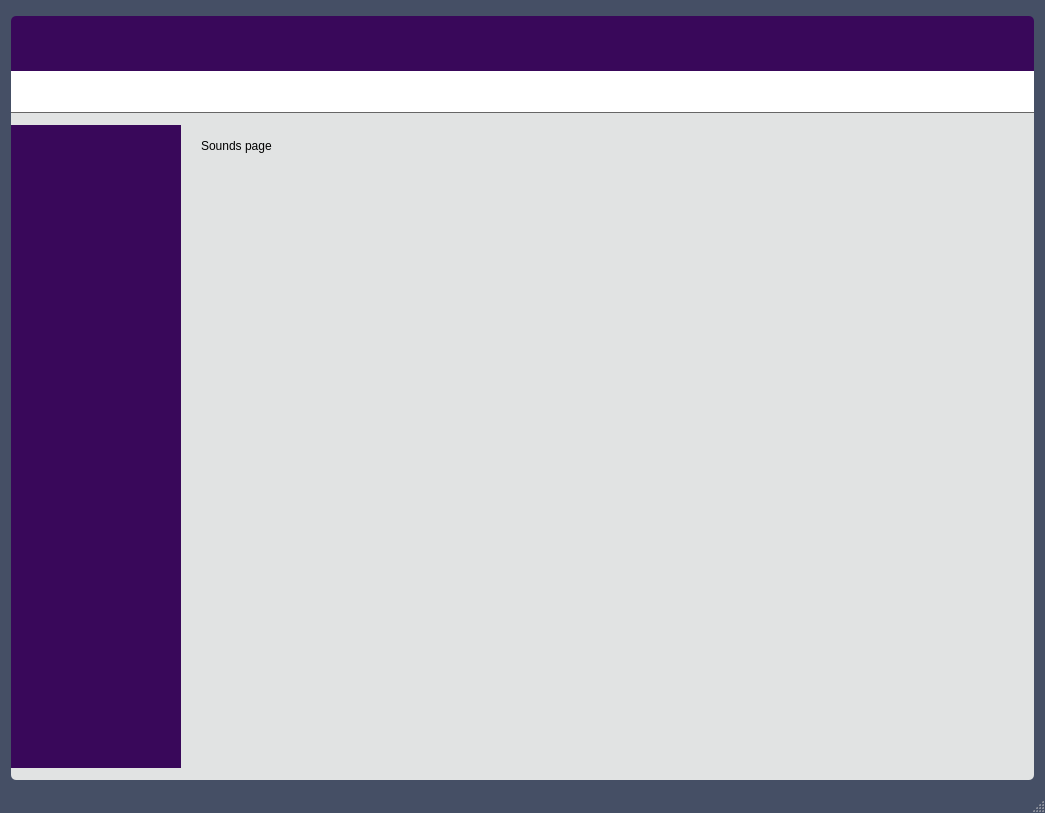
<?xml version="1.0" encoding="UTF-8"?>
<ui version="4.0">
 <class>MainWindow</class>
 <widget class="QMainWindow" name="MainWindow">
  <property name="geometry">
   <rect>
    <x>0</x>
    <y>0</y>
    <width>1045</width>
    <height>813</height>
   </rect>
  </property>
  <property name="sizePolicy">
   <sizepolicy hsizetype="Preferred" vsizetype="Expanding">
    <horstretch>0</horstretch>
    <verstretch>0</verstretch>
   </sizepolicy>
  </property>
  <property name="minimumSize">
   <size>
    <width>1045</width>
    <height>813</height>
   </size>
  </property>
  <property name="baseSize">
   <size>
    <width>1060</width>
    <height>840</height>
   </size>
  </property>
  <property name="windowTitle">
   <string>OP Config</string>
  </property>
  <property name="styleSheet">
   <string notr="true">/* ----------------------------------------------------------------------------------------------------------------------------*/
/* FORM BACKGROUND
/* ----------------------------------------------------------------------------------------------------------------------------*/
/* This is the main background color of the overall form */
QMainWindow#MainWindow, QWidget#centralWidget {
	background: #454F65;	/* Dark purple grey */
}

/* ----------------------------------------------------------------------------------------------------------------------------*/
/* STACKED WIDGET
/* ----------------------------------------------------------------------------------------------------------------------------*/
/* This is our widget with buttons along the left side and a content area on the right */
/* Background of area where all the main content boxes are */
QStackedWidget#stackedWidgetMain{ 
	border-left: 0;
	background: #E1E3E3; 	/* Light purple grey */
}


/* ----------------------------------------------------------------------------------------------------------------------------*/
/* LISTVIEW - THESE ARE THE BUTTONS ALONG THE LEFT SIDE
/* ----------------------------------------------------------------------------------------------------------------------------*/
QListView {
    show-decoration-selected: 1; /* make the selection span the entire width of the view */
    background: #39085A;	/* Purple */
	color: #000;	/* font-color black */
}
/* This is the item not-selected and not-hovered */
QListView::item {
	background: #39085A;	/* Purple */
	color: #FFF;	/* font-color white */
	padding: 10; 
	border-top: 1px solid #FFF; /* White */
	border-bottom: 1px solid #FFF; /* White */
	margin: 0;
}
/* Selected */
QListView::item:selected, QListView::item:selected:active { 
	/* Horizontal gradient from white on the left to light purple grey on the right, blending into the light purple grey of the form */
	background: qlineargradient(x1:1, y1:0, x2: 0, y2: 0, stop: 0 #E1E3E3, stop: 1 #FFFFFF);
	color: #000;
	border-right: 0;
}
/* Hover */
QListView::item:!selected:hover {
	background: #454F65;	/* Dark purple grey */
	color: #FFF;
}


/* ----------------------------------------------------------------------------------------------------------------------------*/
/* MENU BAR
/* ----------------------------------------------------------------------------------------------------------------------------*/
/* Menu bar */
QMenuBar{
    padding-left: 8px;
	background: #454F65;	/* Dark purple grey */
	color: #FFF;
}
QMenuBar::item {
/*    spacing: 3px;  spacing between menu bar items */
    padding: 10px 4px 2px 6px;
	background: #454F65;
}
/* when selected using mouse or keyboard, OR when hovering (there is no hover) */
QMenuBar::item:selected { 
    background: #39085A;	/* Purple */
}
QMenuBar::item:pressed {
	border-style: inset;	/*sunken*/
}
/* Menu Items */
QMenu {
    background-color: white;
    margin: 2px; /* some spacing around the menu */
}
QMenu::item {
    padding: 2px 25px 2px 20px;
    border: 1px solid transparent; /* reserve space for selection border */
}
QMenu::item:selected {
    border-color: #39085A;
	background: #E1E3E3;	/* Light purple grey */
}
QMenu::separator {
    height: 1px;
    background: #454F65;
/*    margin-left: 10px;
    margin-right: 5px;*/
}


/* ----------------------------------------------------------------------------------------------------------------------------*/
/* OPEN PANZER HEADER FRAME
/* ----------------------------------------------------------------------------------------------------------------------------*/
QFrame#frmHeader{
	background: #39085A;	/* Purple */
	border-top-left-radius: 5px;
	border-top-right-radius: 5px;
}


/* ----------------------------------------------------------------------------------------------------------------------------*/
/* SUB-HEADER: DEVICE NAME, AND SERIAL SETTINGS
/* ----------------------------------------------------------------------------------------------------------------------------*/
QFrame#frmSerial{
	border: 0;
    border-bottom: 1px solid #666;
/*    border-top: 1px solid #000; */
	background-color: #FFF;	/* white */
}


</string>
  </property>
  <widget class="QWidget" name="centralWidget">
   <property name="sizePolicy">
    <sizepolicy hsizetype="Preferred" vsizetype="Expanding">
     <horstretch>0</horstretch>
     <verstretch>0</verstretch>
    </sizepolicy>
   </property>
   <layout class="QVBoxLayout" name="verticalLayout_2">
    <item>
     <layout class="QGridLayout" name="gridLayout">
      <property name="verticalSpacing">
       <number>0</number>
      </property>
      <item row="0" column="0">
       <layout class="QHBoxLayout" name="horizontalLayout_3" stretch="0">
        <property name="spacing">
         <number>0</number>
        </property>
        <property name="sizeConstraint">
         <enum>QLayout::SetNoConstraint</enum>
        </property>
        <property name="topMargin">
         <number>5</number>
        </property>
        <property name="bottomMargin">
         <number>0</number>
        </property>
        <item>
         <widget class="QFrame" name="frmHeader">
          <property name="sizePolicy">
           <sizepolicy hsizetype="Preferred" vsizetype="Fixed">
            <horstretch>0</horstretch>
            <verstretch>0</verstretch>
           </sizepolicy>
          </property>
          <property name="minimumSize">
           <size>
            <width>0</width>
            <height>55</height>
           </size>
          </property>
          <property name="styleSheet">
           <string notr="true"/>
          </property>
          <property name="frameShape">
           <enum>QFrame::StyledPanel</enum>
          </property>
          <property name="frameShadow">
           <enum>QFrame::Raised</enum>
          </property>
         </widget>
        </item>
       </layout>
      </item>
      <item row="1" column="0">
       <layout class="QGridLayout" name="gridLayout_2">
        <property name="verticalSpacing">
         <number>0</number>
        </property>
        <item row="0" column="0">
         <widget class="QFrame" name="frmSerial">
          <property name="minimumSize">
           <size>
            <width>0</width>
            <height>42</height>
           </size>
          </property>
          <property name="styleSheet">
           <string notr="true"/>
          </property>
          <property name="frameShape">
           <enum>QFrame::Box</enum>
          </property>
          <property name="frameShadow">
           <enum>QFrame::Plain</enum>
          </property>
         </widget>
        </item>
        <item row="2" column="0">
         <layout class="QVBoxLayout" name="verticalLayout">
          <property name="spacing">
           <number>0</number>
          </property>
          <item>
           <layout class="QHBoxLayout" name="horizontalLayout">
            <property name="spacing">
             <number>0</number>
            </property>
            <property name="bottomMargin">
             <number>0</number>
            </property>
            <item>
             <widget class="QListView" name="listViewWest">
              <property name="sizePolicy">
               <sizepolicy hsizetype="Fixed" vsizetype="Expanding">
                <horstretch>2</horstretch>
                <verstretch>0</verstretch>
               </sizepolicy>
              </property>
              <property name="minimumSize">
               <size>
                <width>170</width>
                <height>0</height>
               </size>
              </property>
              <property name="maximumSize">
               <size>
                <width>150</width>
                <height>16777215</height>
               </size>
              </property>
              <property name="sizeIncrement">
               <size>
                <width>0</width>
                <height>0</height>
               </size>
              </property>
              <property name="baseSize">
               <size>
                <width>0</width>
                <height>0</height>
               </size>
              </property>
              <property name="font">
               <font>
                <family>Malgun Gothic</family>
                <pointsize>17</pointsize>
                <weight>75</weight>
                <bold>true</bold>
                <stylestrategy>PreferAntialias</stylestrategy>
                <kerning>false</kerning>
               </font>
              </property>
              <property name="styleSheet">
               <string notr="true"/>
              </property>
              <property name="frameShape">
               <enum>QFrame::NoFrame</enum>
              </property>
              <property name="frameShadow">
               <enum>QFrame::Plain</enum>
              </property>
              <property name="lineWidth">
               <number>1</number>
              </property>
              <property name="autoScroll">
               <bool>true</bool>
              </property>
              <property name="editTriggers">
               <set>QAbstractItemView::NoEditTriggers</set>
              </property>
              <property name="showDropIndicator" stdset="0">
               <bool>false</bool>
              </property>
              <property name="selectionBehavior">
               <enum>QAbstractItemView::SelectItems</enum>
              </property>
              <property name="iconSize">
               <size>
                <width>0</width>
                <height>0</height>
               </size>
              </property>
              <property name="movement">
               <enum>QListView::Static</enum>
              </property>
              <property name="flow">
               <enum>QListView::TopToBottom</enum>
              </property>
              <property name="resizeMode">
               <enum>QListView::Fixed</enum>
              </property>
              <property name="spacing">
               <number>0</number>
              </property>
              <property name="gridSize">
               <size>
                <width>0</width>
                <height>49</height>
               </size>
              </property>
              <property name="uniformItemSizes">
               <bool>true</bool>
              </property>
             </widget>
            </item>
            <item>
             <widget class="QStackedWidget" name="stackedWidgetMain">
              <property name="sizePolicy">
               <sizepolicy hsizetype="Preferred" vsizetype="Expanding">
                <horstretch>0</horstretch>
                <verstretch>0</verstretch>
               </sizepolicy>
              </property>
              <property name="minimumSize">
               <size>
                <width>600</width>
                <height>0</height>
               </size>
              </property>
              <property name="autoFillBackground">
               <bool>false</bool>
              </property>
              <property name="styleSheet">
               <string notr="true"/>
              </property>
              <property name="frameShape">
               <enum>QFrame::NoFrame</enum>
              </property>
              <property name="frameShadow">
               <enum>QFrame::Sunken</enum>
              </property>
              <property name="currentIndex">
               <number>6</number>
              </property>
              <widget class="QWidget" name="pgRadio">
               <property name="styleSheet">
                <string notr="true"/>
               </property>
               <widget class="QLabel" name="label">
                <property name="geometry">
                 <rect>
                  <x>20</x>
                  <y>10</y>
                  <width>91</width>
                  <height>21</height>
                 </rect>
                </property>
                <property name="text">
                 <string>Radio Page</string>
                </property>
               </widget>
              </widget>
              <widget class="QWidget" name="pgMotors">
               <widget class="QLabel" name="label_2">
                <property name="geometry">
                 <rect>
                  <x>20</x>
                  <y>10</y>
                  <width>91</width>
                  <height>21</height>
                 </rect>
                </property>
                <property name="text">
                 <string>Motors Page</string>
                </property>
               </widget>
              </widget>
              <widget class="QWidget" name="pgLightsIO">
               <widget class="QLabel" name="label_3">
                <property name="geometry">
                 <rect>
                  <x>20</x>
                  <y>10</y>
                  <width>91</width>
                  <height>21</height>
                 </rect>
                </property>
                <property name="text">
                 <string>Lights page</string>
                </property>
               </widget>
              </widget>
              <widget class="QWidget" name="pgFunctions">
               <widget class="QLabel" name="label_4">
                <property name="geometry">
                 <rect>
                  <x>20</x>
                  <y>10</y>
                  <width>91</width>
                  <height>21</height>
                 </rect>
                </property>
                <property name="text">
                 <string>Functions Page</string>
                </property>
               </widget>
              </widget>
              <widget class="QWidget" name="pgDriving">
               <widget class="QLabel" name="label_5">
                <property name="geometry">
                 <rect>
                  <x>20</x>
                  <y>10</y>
                  <width>91</width>
                  <height>21</height>
                 </rect>
                </property>
                <property name="text">
                 <string>Driving Page</string>
                </property>
               </widget>
              </widget>
              <widget class="QWidget" name="pgBattle">
               <widget class="QLabel" name="label_6">
                <property name="geometry">
                 <rect>
                  <x>20</x>
                  <y>10</y>
                  <width>91</width>
                  <height>21</height>
                 </rect>
                </property>
                <property name="text">
                 <string>Battle Page</string>
                </property>
               </widget>
              </widget>
              <widget class="QWidget" name="pgSounds">
               <widget class="QLabel" name="label_7">
                <property name="geometry">
                 <rect>
                  <x>20</x>
                  <y>10</y>
                  <width>91</width>
                  <height>21</height>
                 </rect>
                </property>
                <property name="text">
                 <string>Sounds page</string>
                </property>
               </widget>
              </widget>
              <widget class="QWidget" name="pgMisc">
               <widget class="QLabel" name="label_8">
                <property name="geometry">
                 <rect>
                  <x>20</x>
                  <y>10</y>
                  <width>91</width>
                  <height>21</height>
                 </rect>
                </property>
                <property name="text">
                 <string>Misc Page</string>
                </property>
               </widget>
              </widget>
              <widget class="QWidget" name="pgFirmware">
               <widget class="QLabel" name="label_9">
                <property name="geometry">
                 <rect>
                  <x>20</x>
                  <y>10</y>
                  <width>91</width>
                  <height>21</height>
                 </rect>
                </property>
                <property name="text">
                 <string>Firmware Page</string>
                </property>
               </widget>
              </widget>
             </widget>
            </item>
            <item>
             <widget class="QFrame" name="frame">
              <property name="minimumSize">
               <size>
                <width>12</width>
                <height>0</height>
               </size>
              </property>
              <property name="styleSheet">
               <string notr="true">    background: #C1CADE;
    background: #A6B5C8;
    background: #E1E3E3;</string>
              </property>
              <property name="frameShadow">
               <enum>QFrame::Plain</enum>
              </property>
             </widget>
            </item>
           </layout>
          </item>
          <item>
           <widget class="QFrame" name="frmWorkBottom">
            <property name="minimumSize">
             <size>
              <width>0</width>
              <height>12</height>
             </size>
            </property>
            <property name="styleSheet">
             <string notr="true">    background: #A6B5C8;
	border-bottom-left-radius: 5px;
	border-bottom-right-radius: 5px;
    background: #E1E3E3;</string>
            </property>
            <property name="frameShadow">
             <enum>QFrame::Plain</enum>
            </property>
           </widget>
          </item>
         </layout>
        </item>
        <item row="1" column="0">
         <widget class="QFrame" name="frmTopSpacer">
          <property name="minimumSize">
           <size>
            <width>0</width>
            <height>12</height>
           </size>
          </property>
          <property name="styleSheet">
           <string notr="true">background: #E1E3E3;</string>
          </property>
          <property name="frameShape">
           <enum>QFrame::NoFrame</enum>
          </property>
          <property name="frameShadow">
           <enum>QFrame::Plain</enum>
          </property>
         </widget>
        </item>
       </layout>
      </item>
     </layout>
    </item>
   </layout>
  </widget>
  <widget class="QMenuBar" name="menuBar">
   <property name="geometry">
    <rect>
     <x>0</x>
     <y>0</y>
     <width>1045</width>
     <height>29</height>
    </rect>
   </property>
   <property name="font">
    <font>
     <family>MS Shell Dlg 2</family>
     <pointsize>10</pointsize>
     <weight>75</weight>
     <bold>true</bold>
    </font>
   </property>
   <property name="styleSheet">
    <string notr="true"/>
   </property>
  </widget>
  <widget class="QStatusBar" name="statusBar"/>
  <action name="actionOpenFile">
   <property name="text">
    <string>Import Settings</string>
   </property>
   <property name="iconText">
    <string>Import Settings</string>
   </property>
   <property name="toolTip">
    <string>Import Settings from OPZ file</string>
   </property>
   <property name="font">
    <font>
     <pointsize>8</pointsize>
    </font>
   </property>
  </action>
  <action name="actionSaveFile">
   <property name="text">
    <string>Save Settings to File</string>
   </property>
   <property name="toolTip">
    <string>Save Settings to OPZ File</string>
   </property>
  </action>
  <action name="actionExit">
   <property name="text">
    <string>Exit</string>
   </property>
  </action>
  <action name="actionWrite">
   <property name="text">
    <string>Write Settings to Device</string>
   </property>
  </action>
  <action name="actionRead">
   <property name="text">
    <string>Read Settings from Device</string>
   </property>
  </action>
  <action name="actionConnect">
   <property name="text">
    <string>Connect</string>
   </property>
  </action>
  <action name="actionDisconnect">
   <property name="text">
    <string>Disconnect</string>
   </property>
  </action>
  <action name="actionHelp_Contents">
   <property name="text">
    <string>Help Contents</string>
   </property>
  </action>
  <action name="actionCheck_for_Updates">
   <property name="text">
    <string>Check for Updates</string>
   </property>
  </action>
  <action name="actionAbout_OP_Config">
   <property name="text">
    <string>About OP Config</string>
   </property>
  </action>
  <action name="actionResetAllVals">
   <property name="text">
    <string>Reset All Values to Default</string>
   </property>
  </action>
 </widget>
 <layoutdefault spacing="6" margin="11"/>
 <resources/>
 <connections/>
</ui>
